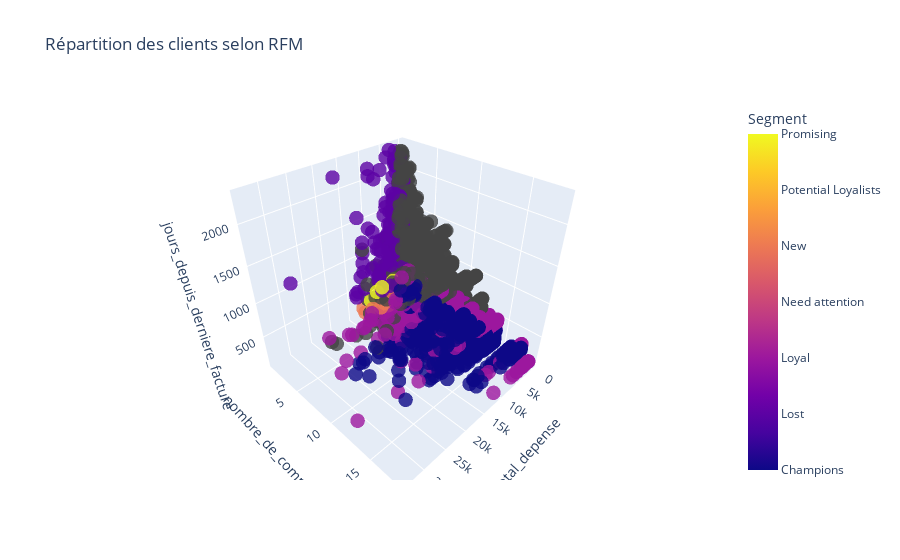

Notebook cell for this chart:
### Code cell
segment_colors = {
    "About to sleep": "lightcoral",
    "At risk": "coral",
    "Cannot Lose them": "firebrick",
    "Champions": "gold",
    "Lost": "darkgray",
    "Loyal": "forestgreen",
    "Need attention": "sandybrown",
    "New": "lightgreen",
    "Potential Loyalists": "mediumseagreen",
    "Promising": "skyblue"
}
df['segment_code'] = df['segment'].map({segment: i for i, segment in enumerate(segment_colors)})
colorscale = [(i / len(segment_colors), color) for i, color in enumerate(segment_colors.values())]

fig = go.Figure(data=[go.Scatter3d(
    x=df['total_depense'],
    y=df['nombre_de_commande'],
    z=df['jours_depuis_derniere_facture'],
    mode='markers',
    marker=dict(
        size=5,
        color=df['segment_code'],
        colorscale=colorscale,
        opacity=0.8,
        colorbar=dict(
            title="Segment",
            tickvals=list(range(len(segment_colors))),
            ticktext=list(segment_colors.keys())
        )
    )
)])

fig.update_layout(
    scene = dict(
        xaxis_title='total_depense',
        yaxis_title='nombre_de_commande',
        zaxis_title='jours_depuis_derniere_facture'
    ),
    title='Répartition des clients selon RFM'
)

fig.show()

### Figure 1 — Plotly figure (JSON) as saved in the notebook; plotly's stock layout.template omitted (floating-point values rounded to 4 significant figures; data arrays with more than 128 entries replaced by an {"elided": "..."} marker saying what was removed)
{"data": [{"marker": {"color": {"elided": "5096 float values"}, "colorbar": {"ticktext": ["About to sleep", "At risk", "Cannot Lose them", "Champions", "Lost", "Loyal", "Need attention", "New", "Potential Loyalists", "Promising"], "tickvals": [0, 1, 2, 3, 4, 5, 6, 7, 8, 9], "title": {"text": "Segment"}}, "colorscale": [[0, "lightcoral"], [0.1, "coral"], [0.2, "firebrick"], [0.3, "gold"], [0.4, "darkgray"], [0.5, "forestgreen"], [0.6, "sandybrown"], [0.7, "lightgreen"], [0.8, "mediumseagreen"], [0.9, "skyblue"]], "opacity": 0.8, "size": 5}, "mode": "markers", "type": "scatter3d", "x": {"elided": "5096 float values"}, "y": {"elided": "5096 int values"}, "z": {"elided": "5096 int values"}}], "layout": {"scene": {"xaxis": {"title": {"text": "total_depense"}}, "yaxis": {"title": {"text": "nombre_de_commande"}}, "zaxis": {"title": {"text": "jours_depuis_derniere_facture"}}}, "title": {"text": "Répartition des clients selon RFM"}}}
